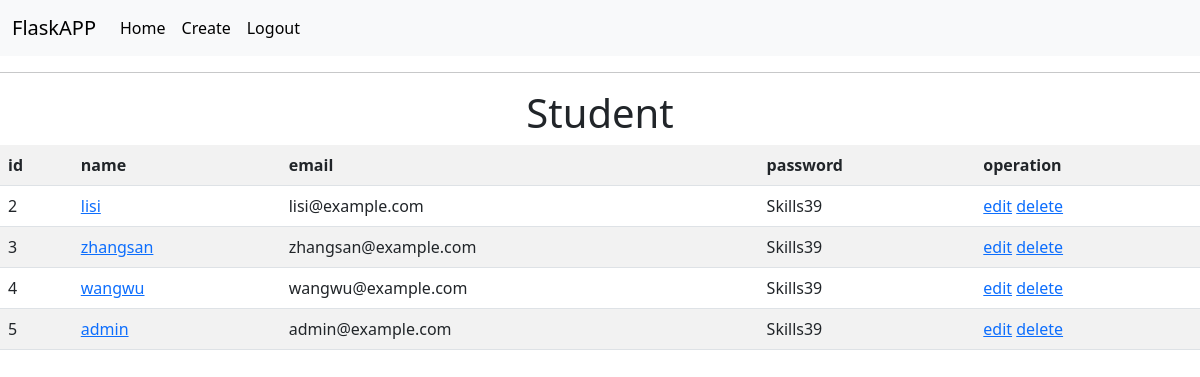
Screenshot of /index (signed in) with the database file from the repository.
### app.py (models this page shows, shortened)
class User(db.Model):
    __tablename__ = 'users'
    id = db.Column(db.Integer, primary_key=True, autoincrement=True)
    name = db.Column(db.String(50), unique=True)
    email = db.Column(db.String(120), unique=True)
    password = db.Column(db.String(120))

### app.py (the view)
@app.route('/index')
def index():
    username = session.get('username')
    if not username:
        return redirect(url_for('login'))
    students = User.query.all()
    return render_template('index.html', students=students)

### templates/index.html (shortened to what this page needs)
{% extends 'base.html' %}
{% block content %}
<h1 align="center">Student</h1>
<table class="table table-striped">
    <tr>
        <th>id</th>
        <th>name</th>
        <th>email</th>
        <th>password</th>
        <th>operation</th>
    </tr>
    {% for student in students %}
    <tr>
        <td>{{student.id}}</td>
        <td><a href="{{ url_for('detail', id=student.id) }}">{{student.name}}</a></td>
        <td>{{student.email}}</td>
        <td>{{student.password}}</td>
        <td>
            <a href="{{ url_for('edit', id=student.id) }}">edit</a>
            <a href="{{ url_for('delete', id=student.id) }}">delete</a>
        </td>
    </tr>
    {% endfor %}
{% endblock %}

### templates/base.html (shortened to what this page needs)
<!DOCTYPE html>
<html lang="en">
<head>
    <link href="https://cdn.jsdelivr.net/npm/bootstrap@5.3.0-alpha3/dist/css/bootstrap.min.css" rel="stylesheet">
</head>
<body>
    <nav class="navbar navbar-expand-lg bg-body-tertiary">
        <div class="container-fluid">
            <a class="navbar-brand">FlaskAPP</a>
            <div class="collapse navbar-collapse" id="navbarNav">
                <ul class="navbar-nav">
                    <li class="nav-item">
                        <a class="nav-link active" href="{{ url_for('index')}}">Home</a>
                    </li>
                    <li class="nav-item">
                        <a class="nav-link active" href="{{ url_for('create')}}">Create</a>
                    </li>
                    <li class="nav-item">
                        <a class="nav-link active" href="{{ url_for('home') }}">Logout</a>
                    </li>
                </ul>
            </div>
        </div>
    </nav>
    <hr>
    <div class="content">
        {% block content %} {%endblock%}
    </div>
</body>
</html>

### rows the page displays
User: id "2", name "lisi", email "lisi@example.com", password "Skills39"
User: id "3", name "zhangsan", email "zhangsan@example.com", password "Skills39"
User: id "4", name "wangwu", email "wangwu@example.com", password "Skills39"
User: id "5", name "admin", email "admin@example.com", password "Skills39"
